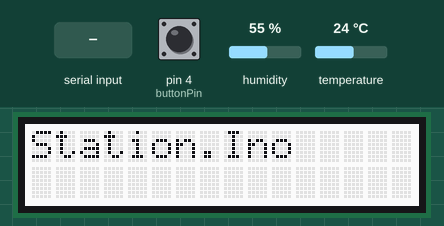
Recording of a sketch running on a simulated Arduino Uno, built with avr-gcc and run on an emulated ATmega328P. Parts: 16×2 character LCD. Inputs (shaded band) come from the test bench; at power-on: pin 4 (buttonPin) HIGH, humidity 55 %, temperature 24 °C. The local clock reads 2024-03-15 10:24:30 at power-on unless the sketch sets it; what the sketch prints to the serial monitor is not drawn.

Above: at 0.2 s.
At 8.3 s:
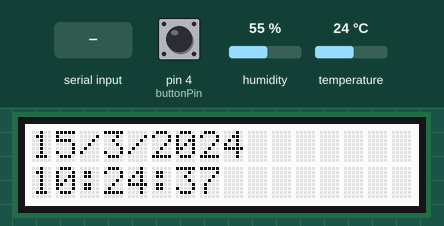
8.4 s: pin 4 (buttonPin) pulled LOW for 3.2 s
At 12.2 s:
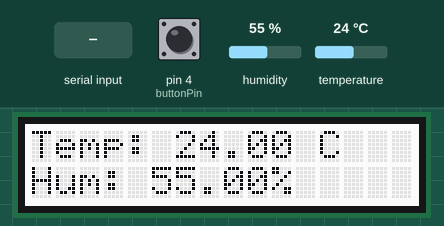
16.3 s: "1" received over the second serial link
Timing chart, 0 to 19.3 s (numbered marks = the images above; inputs shaded):
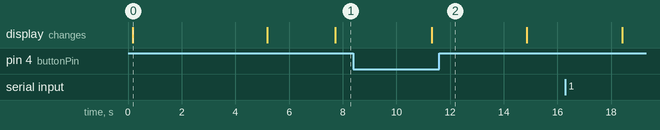

The sketch:

InternalArduino.ino
```cpp
#include <ArduinoJson.h>
// Date and time functions using a DS1307 RTC connected via I2C and Wire lib
#include "RTClib.h"
RTC_DS1307 rtc;

int buttonPin = 4;

#include<SoftwareSerial.h>
SoftwareSerial BTSerial(2, 3); //Rx,TX

#include "DHT.h"

#define DHTPIN 7
#define DHTTYPE DHT11   // DHT 11
DHT dht(DHTPIN, DHTTYPE);

#include "rgb_lcd.h"
rgb_lcd lcd;

char daysOfTheWeek[7][12] = {"Sunday", "Monday", "Tuesday", "Wednesday", "Thursday", "Friday", "Saturday"};

void setup() {

  BTSerial.begin(9600); //use the same UART value read at point #8 of the sketch_17
  delay(100);
  //Serial.begin(4800);

  lcd.begin(16, 2);
  lcd.clear();
  lcd.setCursor(0, 0);
  lcd.print("Station.Ino");
  delay(5000);
  lcd.clear();

  pinMode(2, INPUT);
  pinMode(3, OUTPUT);
  pinMode(buttonPin, INPUT);

  dht.begin();

  while (!Serial);

  //Serial.begin(9600);
  Serial.begin(4800);
  if (! rtc.begin()) {
    Serial.println("Couldn't find RTC");
    while (1);
  }

  if (! rtc.isrunning()) {
    Serial.println("RTC is NOT running!");
    // following line sets the RTC to the date & time this sketch was compiled
    rtc.adjust(DateTime(F(__DATE__), F(__TIME__)));
    // This line sets the RTC with an explicit date & time, for example to set
    // January 21, 2014 at 3am you would call:
    // rtc.adjust(DateTime(2014, 1, 21, 3, 0, 0));
  }
}

void loop() {

  const unsigned long fiveMinutes = 3 * 60 * 1000UL; //da mettere 5 per il progetto vero
  static unsigned long lastSampleTime = 0 - fiveMinutes;  // initialize such that a reading is due the first time through loop()
  unsigned long ora = millis();

  delay(2500);

  // Reading temperature or humidity takes about 250 milliseconds!
  // Sensor readings may also be up to 2 seconds 'old' (its a very slow sensor)
  float h = dht.readHumidity();
  // Read temperature as Celsius (the default)
  float t = dht.readTemperature();

  float lastT;
  float lastH;

  DateTime now = rtc.now();

  if (digitalRead(buttonPin) == LOW) {
    //LCD SENSORS
    lcd.clear();
    lcd.setCursor(0, 0);
    lcd.print("Temp: ");
    if (!isnan(t)) {
      lastT = t;
      lcd.print(t);
    } else {
      lcd.print(lastT);
    }
    lcd.print(" C");
    lcd.setCursor(0, 1);
    lcd.print("Hum: ");
    if (!isnan(h)) {
      lastH = h;
      lcd.print(h);
    } else {
      lcd.print(lastH);
    }
    lcd.print("%");
    //delay(1000);
    //lcd.clear();
  }
  if (digitalRead(buttonPin) == HIGH) {
    //LCD TIME
    lcd.clear();
    lcd.setCursor(0, 0);
    lcd.print(now.day());
    lcd.print("/");
    lcd.print(now.month());
    lcd.print("/");
    lcd.print(now.year());
    lcd.setCursor(0, 1);
    lcd.print(now.hour());
    lcd.print(":");
    lcd.print(now.minute());
    lcd.print(":");
    lcd.print(now.second());
    //delay(1000);
    //lcd.clear();
  }

  String datiBT = BTSerial.readString();
  Serial.println(datiBT);

  if (ora - lastSampleTime >= fiveMinutes)
  {
    lastSampleTime += fiveMinutes;

    const size_t capacity = JSON_OBJECT_SIZE(1) + 64;
    DynamicJsonDocument doc(capacity);

    if (!isnan(t)) {
      lastT = t;
      doc["temperature"] = String(t);
    } else {
      doc["temperature"] = String(lastT);
    }

    if (!isnan(h)) {
      lastH = h;
      doc["humidity"] = String(h);
    } else {
      doc["humidity"] = String(lastH);
    }

    //doc["temperature"] = String(t);
    //doc["humidity"] = String(h);
    doc["date"] = String(now.day()) + "/" + String(now.month()) + "/" + String(now.year());
    doc["time"] = String(now.hour()) + ":" + String(now.minute()) + ":" + String(now.second());

    serializeJson(doc, Serial);
    Serial.println("");
  }
}
```

Measured:
- after the input at 8.4 s, the display: changes after 2.9 s (image 2)
- what the display in image 0 shows lasts 5.0 s, from 0.2 s to 5.2 s
